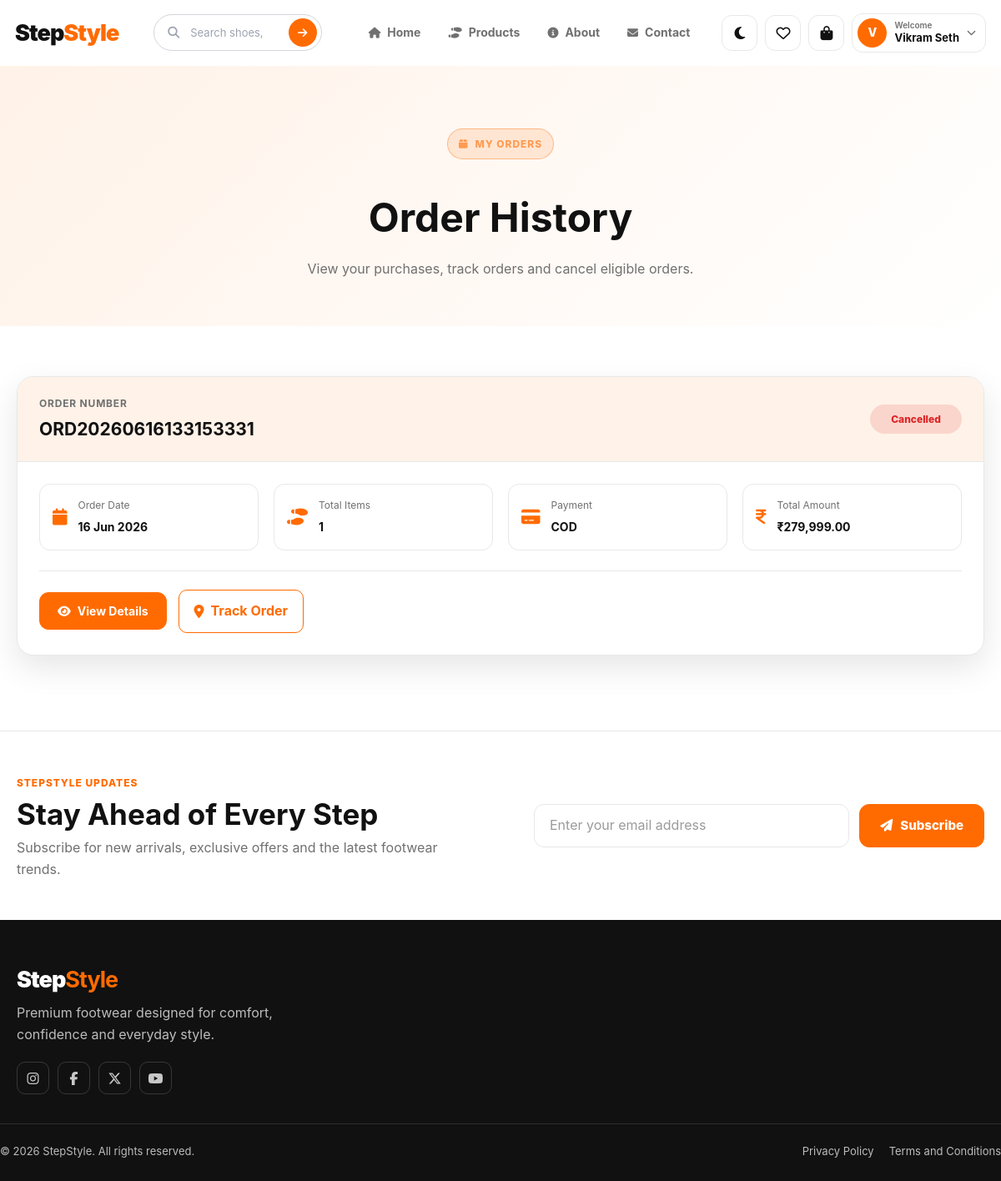
The app's page /orders.php (signed in) with its own data.
### tables this page shows
CREATE TABLE `users` (
  `id` int(11) NOT NULL,
  `name` varchar(150) NOT NULL,
  `email` varchar(150) NOT NULL,
  `phone` varchar(20) DEFAULT NULL,
  `gender` enum('Male','Female','Other') DEFAULT NULL,
  `date_of_birth` date DEFAULT NULL,
  `address` text DEFAULT NULL,
  `city` varchar(100) DEFAULT NULL,
  `state` varchar(100) DEFAULT NULL,
  `postal_code` varchar(20) DEFAULT NULL,
  `profile_image` varchar(255) DEFAULT NULL,
  `password` varchar(255) NOT NULL,
  `role` enum('admin','customer') DEFAULT 'customer',
  `status` enum('active','blocked') DEFAULT 'active',
  `created_at` timestamp NOT NULL DEFAULT current_timestamp(),
  `updated_at` timestamp NOT NULL DEFAULT current_timestamp() ON UPDATE current_timestamp(),
  `account_status` enum('active','deleted') NOT NULL DEFAULT 'active',
  `deleted_at` datetime DEFAULT NULL
);

CREATE TABLE `orders` (
  `id` int(11) NOT NULL,
  `user_id` int(11) NOT NULL,
  `order_number` varchar(100) DEFAULT NULL,
  `total_amount` decimal(10,2) NOT NULL,
  `payment_method` varchar(50) DEFAULT 'COD',
  `status` enum('Pending','Confirmed','Processing','Shipped','Out For Delivery','Delivered','Cancelled','Returned','Refunded') DEFAULT 'Pending',
  `stock_restored` tinyint(1) NOT NULL DEFAULT 0,
  `stock_restored_at` datetime DEFAULT NULL,
  `created_at` timestamp NOT NULL DEFAULT current_timestamp()
);

### orders.php (the view, shortened to what this page needs)
<?php
require_once __DIR__ . '/includes/auth.php';
$userId = (int) ($_SESSION['user_id'] ?? 0);
$orderStatement = $db->prepare("
    SELECT
        o.id,
        o.order_number,
        o.total_amount,
        o.payment_method,
        o.status,
        o.created_at,
        COUNT(oi.id) AS total_items,
        COALESCE(
            SUM(oi.quantity),
            0
        ) AS total_quantity
    FROM orders o
    LEFT JOIN order_items oi
        ON oi.order_id = o.id
    WHERE o.user_id = ?
    GROUP BY
        o.id,
        o.order_number,
        o.total_amount,
        o.payment_method,
        o.status,
        o.created_at
    ORDER BY o.created_at DESC
");
$orderStatement->execute([$userId]);
$orders = $orderStatement->fetchAll(
    PDO::FETCH_ASSOC
);
require_once __DIR__ . '/includes/header.php';
?>
<main class="orders-page">
    <section class="orders-header-section">
        <div class="container">
            <span class="hero-badge">
                <i class="fa-solid fa-box"></i>
                My Orders
            </span>
            <h1>Order History</h1>
            <p>
                View your purchases, track orders and
                cancel eligible orders.
            </p>
        </div>
    </section>
    <section class="orders-content-section">
        <div class="container">
            <?php if (empty($orders)): ?>
                <div class="orders-empty-state">
                    <div class="orders-empty-icon">
                        <i class="fa-solid fa-bag-shopping"></i>
                    </div>
                    <h2>No Orders Yet</h2>
                    <p>
                        You have not placed any orders.
                        Explore our latest footwear collection.
                    </p>
                    <a
                        href="<?= SITE_URL ?>/shop.php"
                        class="btn"
                    >
                        <i class="fa-solid fa-arrow-right"></i>
                        Start Shopping
                    </a>
                </div>
            <?php else: ?>
                <div class="orders-list">
                    <?php foreach ($orders as $order): ?>
                        <?php
                        $statusClass = strtolower(
                            str_replace(
                                [' ', '_'],
                                '-',
                                $order['status']
                            )
                        );
                        ?>
                        <article class="order-card">
                            <div class="order-card-header">
                                <div>
                                    <span class="order-label">
                                        Order Number
                                    </span>
                                    <h2>
                                        <?= htmlspecialchars(
                                            $order['order_number']
                                        ) ?>
                                    </h2>
                                </div>
                                <span
                                    class="order-status order-status-<?= htmlspecialchars(
                                        $statusClass
                                    ) ?>"
                                >
                                    <?= htmlspecialchars(
                                        $order['status']
                                    ) ?>
                                </span>
                            </div>
                                                        <div class="order-card-body">
                                <div class="order-information-grid">
                                    <div class="order-information-item">
                                        <i class="fa-solid fa-calendar"></i>
                                        <div>
                                            <span>Order Date</span>
                                            <strong>
                                                <?= date(
                                                    'd M Y',
                                                    strtotime(
                                                        $order['created_at']
                                                    )
                                                ) ?>
                                            </strong>
                                        </div>
                                    </div>
                                    <div class="order-information-item">
                                        <i class="fa-solid fa-shoe-prints"></i>
                                        <div>
                                            <span>Total Items</span>
                                            <strong>
                                                <?= (int) $order['total_quantity'] ?>
                                            </strong>
                                        </div>
                                    </div>
                                    <div class="order-information-item">
                                        <i class="fa-solid fa-credit-card"></i>
                                        <div>
                                            <span>Payment</span>
                                            <strong>
                                                <?= htmlspecialchars(
                                                    $order['payment_method']
                                                ) ?>
                                            </strong>
                                        </div>
                                    </div>
                                    <div class="order-information-item">
                                        <i class="fa-solid fa-indian-rupee-sign"></i>
                                        <div>
                                            <span>Total Amount</span>
                                            <strong>
                                                ₹<?= number_format(
                                                    (float) $order['total_amount'],
                                                    2
                                                ) ?>
                                            </strong>
                                        </div>
                                    </div>
                                </div>
                                <div class="order-card-actions">
                                    <a
                                        href="<?= SITE_URL ?>/order-details.php?id=<?= (int) $order['id'] ?>"
                                        class="btn order-details-button"
                                    >
                                        <i class="fa-solid fa-eye"></i>
                                        View Details
                                    </a>
                                    <a
                                        href="<?= SITE_URL ?>/track-order.php?id=<?= (int) $order['id'] ?>"
                                        class="order-track-button"
                                    >
                                        <i class="fa-solid fa-location-dot"></i>
                                        Track Order
                                    </a>
                                </div>
                            </div>
                        </article>
                                            <?php endforeach; ?>
                </div>
            <?php endif; ?>
        </div>
    </section>
</main>
<?php
require_once __DIR__ . '/includes/footer.php';
?>

### includes/header.php (shortened to what this page needs)
<?php
require_once __DIR__ . '/db.php';
$currentPage = basename(
    $_SERVER['PHP_SELF'] ?? ''
);
$isLoggedIn = isset(
    $_SESSION['user_id']
);
$currentUser = [
    'name' => 'My Account',
    'email' => ''
];
if($isLoggedIn){
    $userId = (int)$_SESSION['user_id'];
    try{
        $userStmt = $db->prepare("
            SELECT
                name,
                email
            FROM users
            WHERE id = ?
            LIMIT 1
        ");
        $userStmt->execute([
            $userId
        ]);
        $userData = $userStmt->fetch(
            PDO::FETCH_ASSOC
        );
        if($userData){
            $currentUser = [
                'name' => $userData['name'] ?? 'My Account',
                'email' => $userData['email'] ?? ''
            ];
        }
    }catch(PDOException $exception){
        $cartCount = 0;
        $wishlistCount = 0;
    }
}
$userInitial = strtoupper(
    substr(
        trim($currentUser['name']),
        0,
        1
    )
);
if(!function_exists('isActivePage')){
    function isActivePage(
        string $page,
        string $currentPage
    ): string {
        return $page === $currentPage
            ? 'active'
            : '';
    }
}
$stylePath =
    __DIR__ . '/../assets/css/style.css';
$styleVersion =
    file_exists($stylePath)
        ? filemtime($stylePath)
        : time();
?>
<!DOCTYPE html>
<html lang="en">
<head>
    <link
        rel="stylesheet"
        href="<?= SITE_URL ?>/assets/css/style.css?v=<?= $styleVersion ?>"
    >
    <link
        rel="stylesheet"
        href="https://cdnjs.cloudflare.com/ajax/libs/font-awesome/6.5.2/css/all.min.css"
    >
</head>
<body>
<header class="site-header">
    <div class="header-container">
        <a
            href="<?= SITE_URL ?>/index.php"
            class="site-logo"
            aria-label="StepStyle homepage"
        >
            <span class="logo-step">
                Step
            </span>
            <span class="logo-style">
                Style
            </span>
        </a>
<form
    method="GET"
    action="<?= SITE_URL ?>/shop.php"
    class="header-search-form"
    role="search"
>
    <div class="header-search-box">
        <i class="fa-solid fa-magnifying-glass"></i>
        <input
            type="search"
            name="search"
            value="<?= htmlspecialchars(
                trim($_GET['search'] ?? '')
            ) ?>"
            placeholder="Search shoes, brands or categories..."
            aria-label="Search products"
            autocomplete="off"
        >
        <button
            type="submit"
            aria-label="Submit search"
            title="Search"
        >
            <i class="fa-solid fa-arrow-right"></i>
        </button>
    </div>
</form>
        <nav
            class="main-navigation"
            id="mainNavigation"
        >
            <a
                href="<?= SITE_URL ?>/index.php"
                class="nav-link <?= isActivePage(
                    'index.php',
                    $currentPage
                ) ?>"
            >
                <i class="fa-solid fa-house"></i>
                <span>Home</span>
            </a>
            <a
                href="<?= SITE_URL ?>/shop.php"
                class="nav-link <?= in_array(
                    $currentPage,
                    [
                        'shop.php',
                        'product.php'
                    ],
                    true
                )
                    ? 'active'
                    : '' ?>"
            >
                <i class="fa-solid fa-shoe-prints"></i>
                <span>Products</span>
            </a>
            <a
                href="<?= SITE_URL ?>/about.php"
                class="nav-link <?= isActivePage(
                    'about.php',
                    $currentPage
                ) ?>"
            >
                <i class="fa-solid fa-circle-info"></i>
                <span>About</span>
            </a>
            <a
                href="<?= SITE_URL ?>/contact.php"
                class="nav-link <?= isActivePage(
                    'contact.php',
                    $currentPage
                ) ?>"
            >
                <i class="fa-solid fa-envelope"></i>
                <span>Contact</span>
            </a>
        </nav>
        <div class="header-actions">
            <button
                type="button"
                class="header-icon-button theme-toggle-button"
                id="darkModeBtn"
                aria-label="Toggle dark and light mode"
                title="Toggle theme"
            >
            </button>
            <a
                href="<?= SITE_URL ?>/wishlist.php"
                class="header-icon-button <?= isActivePage(
                    'wishlist.php',
                    $currentPage
                ) ?>"
                aria-label="Wishlist"
                title="Wishlist"
            >
                <i class="fa-regular fa-heart"></i>
            </a>
            <a
                href="<?= SITE_URL ?>/cart.php"
                class="header-icon-button <?= isActivePage(
                    'cart.php',
                    $currentPage
                ) ?>"
                aria-label="Shopping cart"
                title="Cart"
            >
                <i class="fa-solid fa-bag-shopping"></i>
            </a>
            <?php if($isLoggedIn): ?>
                <div class="account-menu">
                    <button
                        type="button"
                        class="account-menu-button"
                        aria-label="Open account menu"
                        aria-haspopup="true"
                        aria-expanded="false"
                    >
                        <span class="account-avatar">
                            <?= htmlspecialchars(
                                $userInitial
                            ) ?>
                        </span>
                        <span class="account-button-details">
                            <small>Welcome</small>
                            <strong>
                                <?= htmlspecialchars(
                                    $currentUser['name']
                                ) ?>
                            </strong>
                        </span>
                        <i class="fa-solid fa-chevron-down"></i>
                    </button>
                </div>
            <?php endif; ?>
        </div>
    </div>
</header>

### records on screen
users: userInitial "V", name "Vikram Seth"
orders: order_number "ORD20260616133153331", status "Cancelled", created_at "16 Jun 2026", total_quantity "1", payment_method "COD", total_amount "279,999.00"
